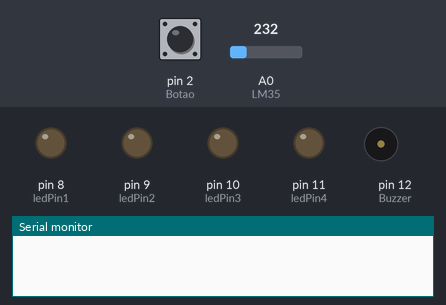
Bench run of a sketch on a simulated Arduino Mega 2560, built with avr-gcc and run on an emulated ATmega2560. On the bench: output pins drawn as LEDs (lit = HIGH), buzzer (waves = sounding, pin HIGH), the last lines printed to the serial monitor. The test bench sets the inputs (shaded band); at power-on: pin 2 (Botao) LOW, A0 (LM35) = 232.

Above: at 1.2 s.
1.3 s: pin 2 (Botao) pulled HIGH for 0.15 s
At 2.0 s:
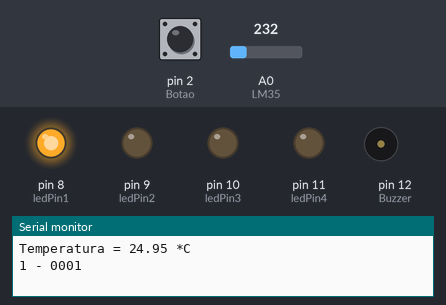
2.9 s: A0 (LM35) set to 244
At 5.7 s:
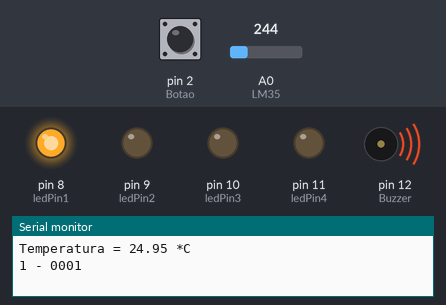
5.9 s: pin 2 (Botao) pulled HIGH for 1 s
At 7.1 s:
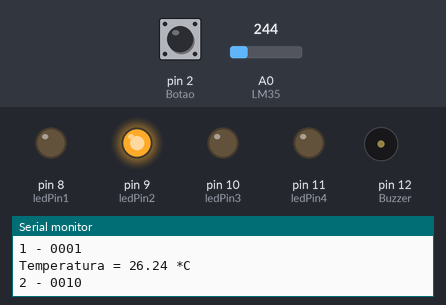
9.9 s: pin 2 (Botao) pulled HIGH for 0.15 s
At 10.3 s:
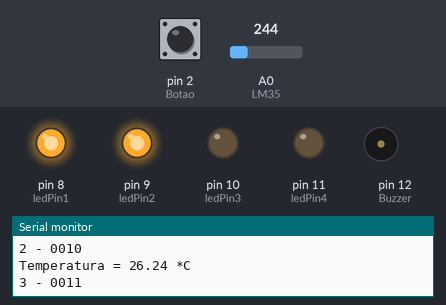
13.0 s: pin 2 (Botao) pulled HIGH for 3.2 s
At 14.0 s:
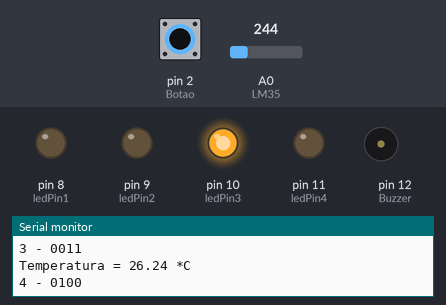
19.2 s: pin 2 (Botao) pulled HIGH for 0.15 s
At 20.3 s:
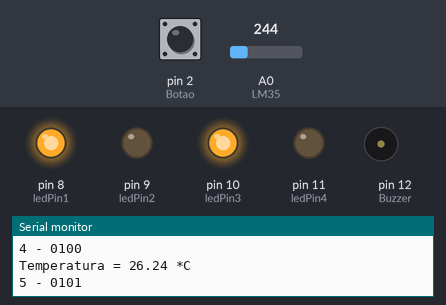
Timing chart, 0 to 23.3 s (numbered marks = the images above; inputs shaded):
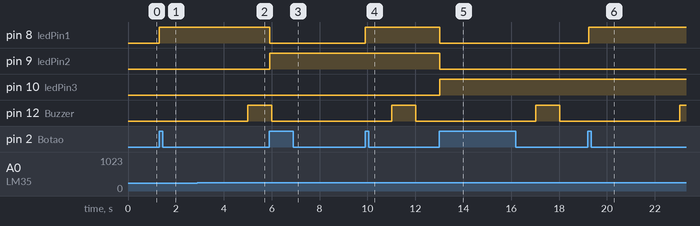

Measured:
- the behaviour switches between 232 and 233 on A0 (LM35) (found by bisection; images 1 and 2)
- after the input at 1.3 s, pin 8 (ledPin1): LOW → HIGH at once
- after the input at 2.9 s, pin 12 (Buzzer): LOW → HIGH after 2.1 s
- after the input at 5.9 s, pin 8 (ledPin1): HIGH → LOW at once; pin 9 (ledPin2): LOW → HIGH at once
- after the input at 9.9 s, pin 8 (ledPin1): LOW → HIGH at once
- after the input at 13.0 s, pin 8 (ledPin1), pin 9 (ledPin2): HIGH → LOW at once; pin 10 (ledPin3): LOW → HIGH at once
- after the input at 19.2 s, pin 8 (ledPin1): LOW → HIGH at once

The sketch:

Ativ3_Ex1_SensorTempBuzzerLed.ino
```cpp
const int LM35 = 0;  // label que define o pino ADC usado.
float temperatura = 0; // inicializa a variável usada para armazenar o valor de temperatura
int ADClido = 0;  // inicializa a variável usada para armazenar o valor convertido pelo ADC
const int ledPin1 = 8;
const int ledPin2 = 9;
const int ledPin3 = 10;
const int ledPin4 = 11;
const int Botao = 2;
int EstadoBotao = 0;
int controle = 0; // Evita que seja exibido caso botao seja continuamente pressionado
int contadorBotao = 0; // Conta quantidade de vezes que foi exibido
int numBin[4];
int contTempo = 0;
const int Buzzer = 12;
int Buz = 0;

void setup(){
  pinMode(Botao, INPUT);
  Serial.begin(9600);
  analogReference(INTERNAL1V1); // Se estiver usando Arduino Mega, use INTERNAL
  pinMode(ledPin1, OUTPUT);
  pinMode(ledPin2, OUTPUT);
  pinMode(ledPin3, OUTPUT);
  pinMode(ledPin4, OUTPUT);
  pinMode(Buzzer, OUTPUT);
}
void loop(){

  EstadoBotao = digitalRead(Botao);

  ADClido = analogRead(LM35); // converte e armaneza valores entre 0 e 1023.
  temperatura = ADClido * 0.1075268817;  // define o valor de temperatura para o valor convertido

  if(EstadoBotao)
  {
    if(controle != 1)
    {
      Serial.print("Temperatura = ");
      Serial.print(temperatura);
      Serial.println(" *C");
      contadorBotao++;
      if(contadorBotao >= 16)
      {
        contadorBotao = 0;
        digitalWrite(ledPin1, LOW);
        digitalWrite(ledPin2, LOW);
        digitalWrite(ledPin3, LOW);
        digitalWrite(ledPin4, LOW);
        delay(500);
        digitalWrite(ledPin1, HIGH);
        digitalWrite(ledPin2, HIGH);
        digitalWrite(ledPin3, HIGH);
        digitalWrite(ledPin4, HIGH);
        delay(500);
        digitalWrite(ledPin1, LOW);
        digitalWrite(ledPin2, LOW);
        digitalWrite(ledPin3, LOW);
        digitalWrite(ledPin4, LOW);
        delay(500);
        digitalWrite(ledPin1, HIGH);
        digitalWrite(ledPin2, HIGH);
        digitalWrite(ledPin3, HIGH);
        digitalWrite(ledPin4, HIGH);
        delay(600);

      }
      numBin[0] = contadorBotao >> 0 & 1;
      numBin[1] = contadorBotao >> 1 & 1;
      numBin[2] = contadorBotao >> 2 & 1;
      numBin[3] = contadorBotao >> 3 & 1;/**/
      Serial.print(contadorBotao);
      Serial.print(" - ");
      Serial.print(numBin[3]);
      Serial.print(numBin[2]);
      Serial.print(numBin[1]);
      Serial.println(numBin[0]);
      digitalWrite(ledPin1, numBin[0]);
      digitalWrite(ledPin2, numBin[1]);
      digitalWrite(ledPin3, numBin[2]);
      digitalWrite(ledPin4, numBin[3]);

    }
    controle = 1;
  }
  else
  {
    controle = 0;
  }
  contTempo++;
  delay(100);
  if(contTempo >= 50 && temperatura >= 25) // Delay 5 segundos
  {
      digitalWrite(Buzzer, HIGH);
      Buz = 1;
      contTempo = 0;
  }
  else
  {
    if(contTempo >= 10 && Buz == 1)
    {
      digitalWrite(Buzzer, LOW);
      Buz = 0;
      contTempo = 0;
    }
  }
}
```
